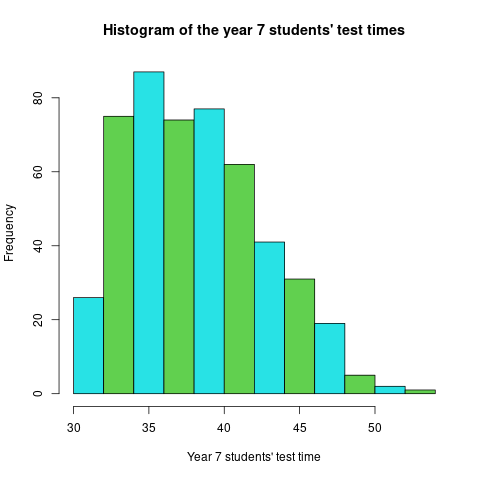

Generate this figure with R:
# Load Data
AssignmentData <- load("AssignmentData")
# Load Q1.df
data <- eval(parse(text = AssignmentData[1]))
# File name of the figure.
png(file = "1-a_hist_1.png")
# Plot
hist(x = data[ , 1], col = c(5, 3), xlab = "Year 7 students' test time", ylab = "Frequency", main = "Histogram of the year 7 students' test times")